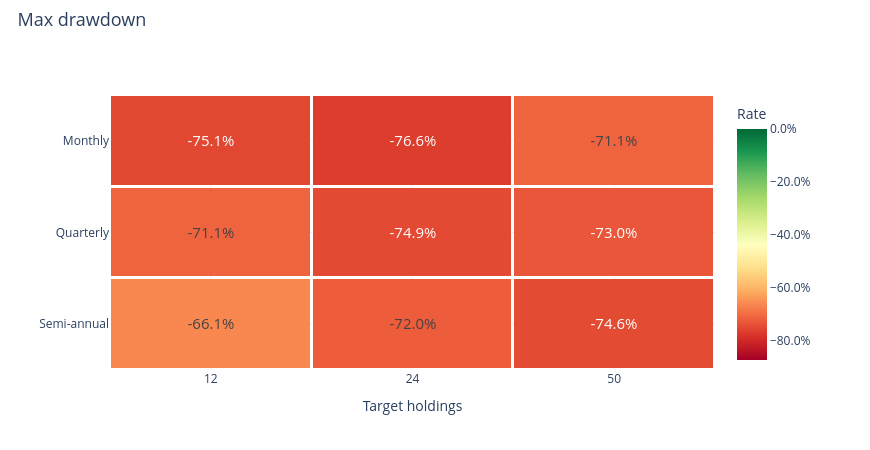

This figure's notebook cell:
### Markdown cell above
### Maximum drawdown

### Code cell
research.heatmap('maximum_drawdown')

### Figure 1 — Plotly figure (JSON) as saved in the notebook; plotly's stock layout.template omitted (floating-point values rounded to 4 significant figures)
{"data": [{"colorbar": {"tickformat": ".1%", "title": {"text": "Rate"}}, "colorscale": [[0.0, "rgb(165,0,38)"], [0.1, "rgb(215,48,39)"], [0.2, "rgb(244,109,67)"], [0.3, "rgb(253,174,97)"], [0.4, "rgb(254,224,139)"], [0.5, "rgb(255,255,191)"], [0.6, "rgb(217,239,139)"], [0.7, "rgb(166,217,106)"], [0.8, "rgb(102,189,99)"], [0.9, "rgb(26,152,80)"], [1.0, "rgb(0,104,55)"]], "text": [["-75.1%", "-76.6%", "-71.1%"], ["-71.1%", "-74.9%", "-73.0%"], ["-66.1%", "-72.0%", "-74.6%"]], "textfont": {"size": 15}, "texttemplate": "%{text}", "type": "heatmap", "x": ["12", "24", "50"], "xgap": 3, "y": ["Monthly", "Quarterly", "Semi-annual"], "ygap": 3, "z": [[-0.7512, -0.7659, -0.7109], [-0.7109, -0.7486, -0.7298], [-0.6608, -0.7196, -0.746]], "zmax": 0.0, "zmin": -0.8715}], "layout": {"height": 450, "hovermode": "closest", "legend": {"font": {"size": 12}, "itemclick": "toggle", "itemdoubleclick": "toggleothers", "x": 1.025, "y": 1}, "margin": {"b": 80, "l": 110, "r": 155, "t": 95}, "title": {"font": {"size": 18}, "text": "Max drawdown", "x": 0.02, "y": 0.97}, "width": 870, "xaxis": {"title": {"text": "Target holdings"}}, "yaxis": {"autorange": "reversed"}}}
